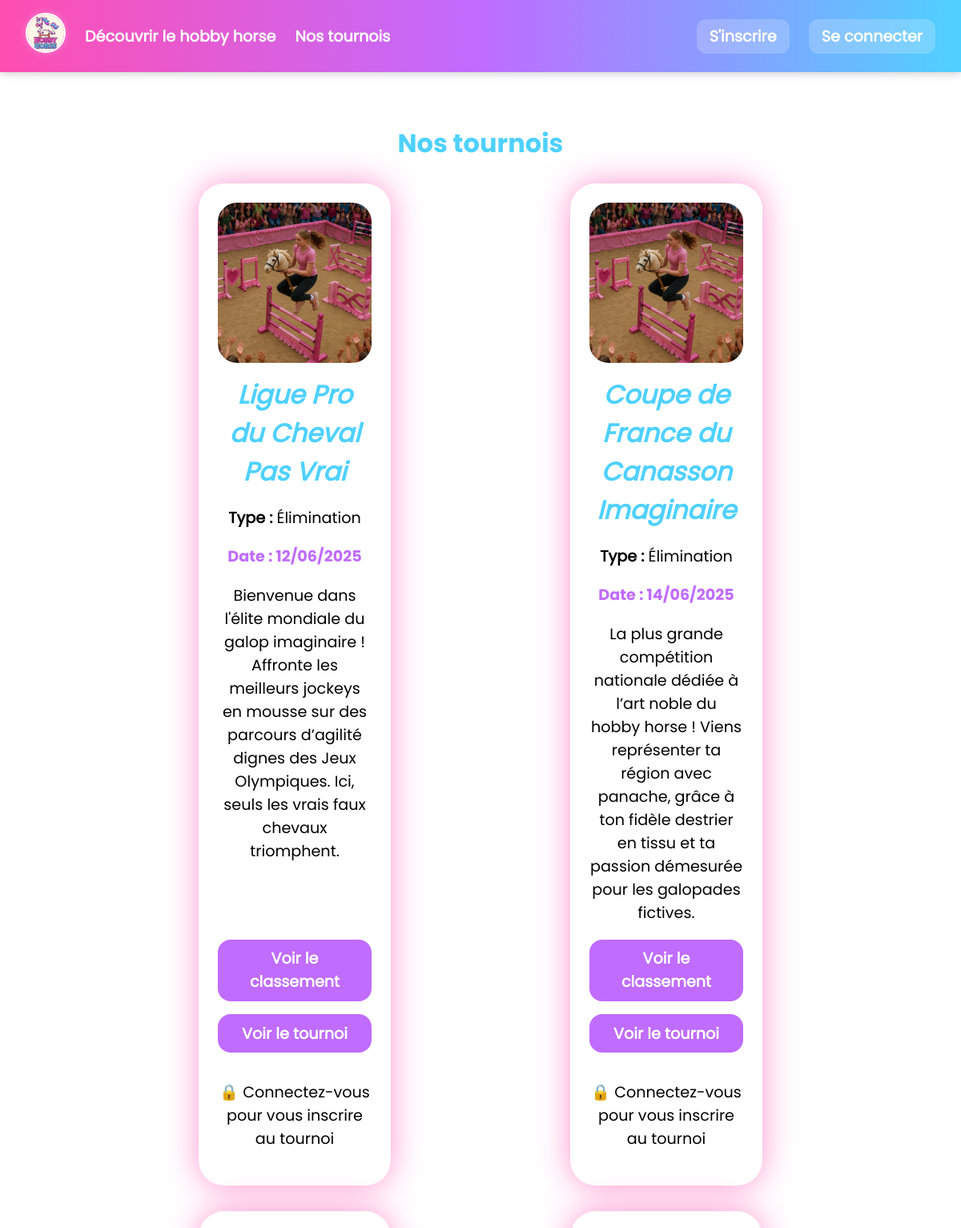
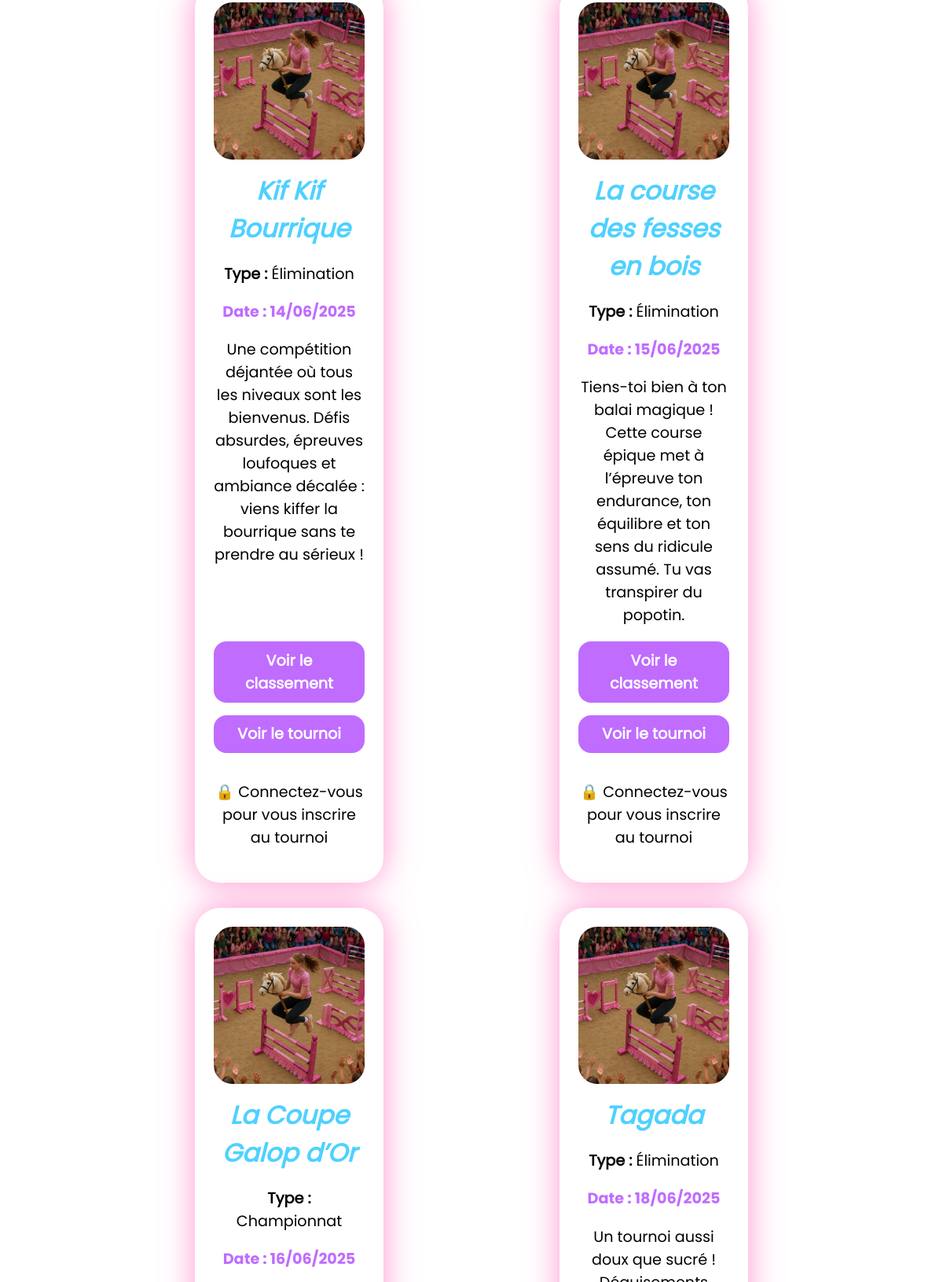
The app's page /tournois.php?error=invalid_id (upper part) with its own data (2 pictures, top to bottom).
### tables this page shows
CREATE TABLE `tournois` (
  `id` int NOT NULL,
  `nom` varchar(255) NOT NULL,
  `statut` enum('En cours','Terminé','A venir') NOT NULL,
  `date` date NOT NULL,
  `type` enum('elimination','championnat') NOT NULL DEFAULT 'elimination',
  `description` text NOT NULL
);

### tournois.php (the view, shortened to what this page needs)
<?php
    include('function.php');
?>
<?php include('head.php');?>
<body>
    <?php include('nav.php');?>
    <section class="tournaments__wrapper container">
        <h2>Nos tournois</h2>
        <div class="tournaments">
            <?php
                $request = $bdd->query('SELECT * FROM tournois
                                        ORDER BY tournois.date
                                        ASC'
                                        );
                while ($data = $request->fetch()) {
                    echo '<div class="tournament-card">';
                    echo '<div class="image-container">';
                    $image = !empty($data['img']) ? htmlspecialchars($data['img']) : 'Compet.webp';
                    echo '<img src="assets/img/' . $image . '" alt="Image du tournoi : ' . htmlspecialchars($data['nom']) . '">';
                    echo '</div>';
                    echo '<h3>' . ucfirst($data['nom']) . '</h3>';
                    echo '<p class="tournament-type"><strong>Type :</strong> ' . ($data['type'] === 'elimination' ? 'Élimination' : 'Championnat') . '</p>';
                    echo '<p class="tournament-date"><strong>Date :</strong> ' . date('d/m/Y', strtotime($data['date'])) . '</p>';
                    echo '<p class="tournament-desc">' . nl2br($data['description']) . '</p>';
                    echo '<div class="btn-card">';
                    echo '<a class="btn" href="classement.php?tournoi_id=' . $data['id'] . '">Voir le classement</a>';
                    echo '<a class="btn" href="tournoi-phases.php?tournoi_id=' . $data['id'] . '">Voir le tournoi</a>';
                    if (isset($_SESSION['id'])) {
                        echo '<a class="btn" href="tournoi-inscription.php?tournoi_id=' . $data['id'] . '">📝 S\'inscrire au tournoi</a>';
                    } else {
                        echo '<p class="info-message">🔒 Connectez-vous pour vous inscrire au tournoi</p>';
                    }
                    echo '</div>';
                    echo '</div>';
                }
            ?>
        </div>
    </section>
</body>
</html>

### head.php (shortened to what this page needs)
<!DOCTYPE html>
<html lang="en">
<head>
    <link rel="stylesheet" href="assets/css/style.css">
</head>
<body>
</body>
</html>

### nav.php (shortened to what this page needs)
<nav>
    <div class="navbar">
        <ul class="menu">
            <li><a href="index.php"><img src="assets/img/logo-unicorn.png" alt=""></a></li>
            <li><a href="decouvrir.php">Découvrir le hobby horse</a></li>
            <li><a href="tournois.php">Nos tournois</a></li>
        </ul>
        <ul class="auth">
            <?php if (!isset($_SESSION['id'])): ?>
                <li><a href="inscription.php">S'inscrire</a></li>
                <li><a href="connexion.php">Se connecter</a></li>
            <?php else: ?>
                <li><a href="deconnexion.php">Se déconnecter</a></li>
            <?php endif; ?>
        </ul>
    </div>
</nav>

### assets/css/style.css (style rules this page uses)
nav { position: fixed; top: 0; left: 0; width: 100%; background: linear-gradient(90deg, #FF4EB1, #C06CFF, #4FD1FF); color: white; z-index: 1000; box-shadow: 0 2px 10px rgba(0, 0, 0, 0.2); }
.navbar { display: flex; justify-content: space-between; align-items: center; padding: 1rem 2rem; flex-wrap: wrap; }
.navbar ul { list-style: none; display: flex; gap: 1.5rem; margin: 0; padding: 0; }
.navbar a { color: #ffffff; text-decoration: none; font-weight: bold; transition: color 0.3s ease; }
.auth a { background: rgba(255, 255, 255, 0.2); padding: 0.5rem 1rem; border-radius: 12px; backdrop-filter: blur(5px); transition: color 0.3s ease; }
.navbar img { width: 50px; height: 50px; border-radius: 50%; object-fit: cover; border: 2px solid #ffffff; box-shadow: 0 0 10px rgba(255, 255, 255, 0.3); transition: transform 0.3s ease; }
ul.menu { display: flex; align-items: center; justify-content: center; }
.btn-card { display: flex; flex-direction: column; justify-content: center; gap: 1rem; margin-top: auto; }
.btn-card .btn { padding: 0.6rem 1.2rem; background: #C06CFF; color: white; font-weight: bold; border-radius: 1rem; text-decoration: none; transition: background 0.3s; }
.tournament-card { background: #fff; border-radius: 2rem; box-shadow: 0 0 40px rgba(255, 78, 177, 0.6); padding: 1.5rem; width: 100%; max-width: 20vw; transition: transform 0.3s ease; position: relative; display: flex; flex-direction: column; height: 100%; }
.tournament-card h3 { margin: 0; }
.tournament-card .tournament-date { font-family: "PoppinsBold"; color: #C06CFF; margin: 0; }
.tournament-card .image-container { height: 200px; overflow: hidden; border-radius: 1.5rem; margin-bottom: 1rem; }
.tournament-card .image-container img { width: 100%; height: 100%; object-fit: cover; display: block; }
* { box-sizing: border-box; }
body { font-family: "Poppins"; font-size: 1.2rem; margin: 0; padding-top: 4rem; background-image: url(../../assets/img/bg-pink.jpg); }
section { margin-bottom: 3rem; }
h2 { font-family: "PoppinsBold"; font-size: 2rem; color: #4FD1FF; }
h3 { font-style: italic; color: #4FD1FF; font-size: 2rem; text-align: center; }
.container { width: 80%; margin: 0 auto; }
.tournaments__wrapper { padding: 4rem 2rem; text-align: center; }
.tournaments { display: grid; grid-template-columns: repeat(auto-fit, minmax(350px, 1fr)); gap: 2rem; justify-items: center; }

### records on screen
tournois: nom "Ligue Pro du Cheval Pas Vrai", type "Élimination", date "12/06/2025", description "Bienvenue dans l'élite mondiale du galop imaginaire ! Affronte les meilleurs jockeys en mousse sur des parcours d’agilité dignes des Jeux Olympiques. Ici, seuls les vrais faux chevaux triomphent.", shows "🔒 Connectez-vous pour vous inscrire au tournoi"
tournois: nom "Coupe de France du Canasson Imaginaire", type "Élimination", date "14/06/2025", description "La plus grande compétition nationale dédiée à l’art noble du hobby horse ! Viens représenter ta région avec panache, grâce à ton fidèle destrier en tissu et ta passion démesurée pour les galopades fictives.", shows "🔒 Connectez-vous pour vous inscrire au tournoi"
tournois: nom "Kif Kif Bourrique", type "Élimination", date "14/06/2025", description "Une compétition déjantée où tous les niveaux sont les bienvenus. Défis absurdes, épreuves loufoques et ambiance décalée : viens kiffer la bourrique sans te prendre au sérieux !", shows "🔒 Connectez-vous pour vous inscrire au tournoi"
tournois: nom "La course des fesses en bois", type "Élimination", date "15/06/2025", description "Tiens-toi bien à ton balai magique ! Cette course épique met à l’épreuve ton endurance, ton équilibre et ton sens du ridicule assumé. Tu vas transpirer du popotin.", shows "🔒 Connectez-vous pour vous inscrire au tournoi"
tournois: nom "La Coupe Galop d’Or", type "Championnat", date "16/06/2025"
tournois: nom "Tagada", type "Élimination", date "18/06/2025"
